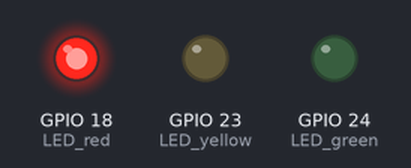
Recording of a program running on a simulated Raspberry Pi (BCM pin numbers). Shown: output pins drawn as LEDs (lit = HIGH).

Above: at 2.5 s.
At 6.2 s:
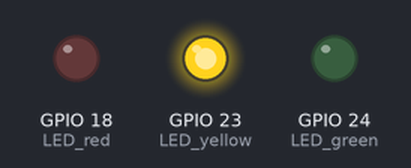
At 7.7 s:
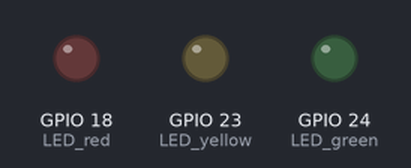
At 10.5 s:
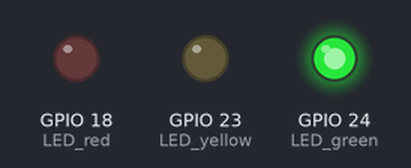
Timing chart, 0 to 16.9 s (numbered marks = the images above):
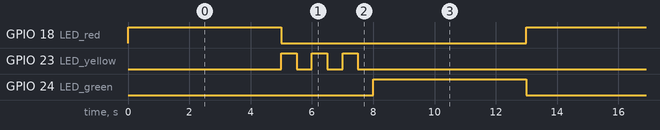

Measured:
- by itself, GPIO 18 (LED_red), GPIO 24 (LED_green): alternates HIGH for 5.0 s and LOW for 8.0 s
- by itself, GPIO 23 (LED_yellow): repeats every 13.0 s: 2 × (LOW 0.50 s, HIGH 0.50 s), LOW 10.5 s, HIGH 0.50 s
- by itself, everything shown: repeats every 13.0 s, in 8 steps

The program:

traffic_lights.py
```python
import RPi.GPIO as GPIO
from time import sleep

#LED pin
LED_red = 18
LED_yellow = 23
LED_green = 24

GPIO.setmode(GPIO.BCM)  #use BCM numbers
GPIO.setup(LED_red,GPIO.OUT)    #set the LED_red OUTPUT MODE
GPIO.setup(LED_yellow,GPIO.OUT)    #set the LED_yellow OUTPUT MODE
GPIO.setup(LED_green,GPIO.OUT)    #set the LED_green OUTPUT MODE

GPIO.output(LED_red,GPIO.LOW)   #make LED_red output LOW level
GPIO.output(LED_yellow,GPIO.LOW)   #make LED_yellow output LOW level
GPIO.output(LED_green,GPIO.LOW)   #make LED_green output LOW level

while True:
    GPIO.output(LED_red,GPIO.HIGH)  #turn on LED_red
    sleep(5)
    GPIO.output(LED_red,GPIO.LOW)   #turn off LED_red

    GPIO.output(LED_yellow,GPIO.HIGH)   #turn on LED_yellow
    sleep(0.5)
    GPIO.output(LED_yellow,GPIO.LOW)    #turn off LED_yellow
    sleep(0.5)
    GPIO.output(LED_yellow,GPIO.HIGH)
    sleep(0.5)
    GPIO.output(LED_yellow,GPIO.LOW)
    sleep(0.5)
    GPIO.output(LED_yellow,GPIO.HIGH)
    sleep(0.5)
    GPIO.output(LED_yellow,GPIO.LOW)
    sleep(0.5)

    GPIO.output(LED_green,GPIO.HIGH)    #turn on LED_green
    sleep(5)    #delay 5 seconds
    GPIO.output(LED_green,GPIO.LOW)    #turn off LED_green

GPIO.cleanup()  #release all GPIO
```
